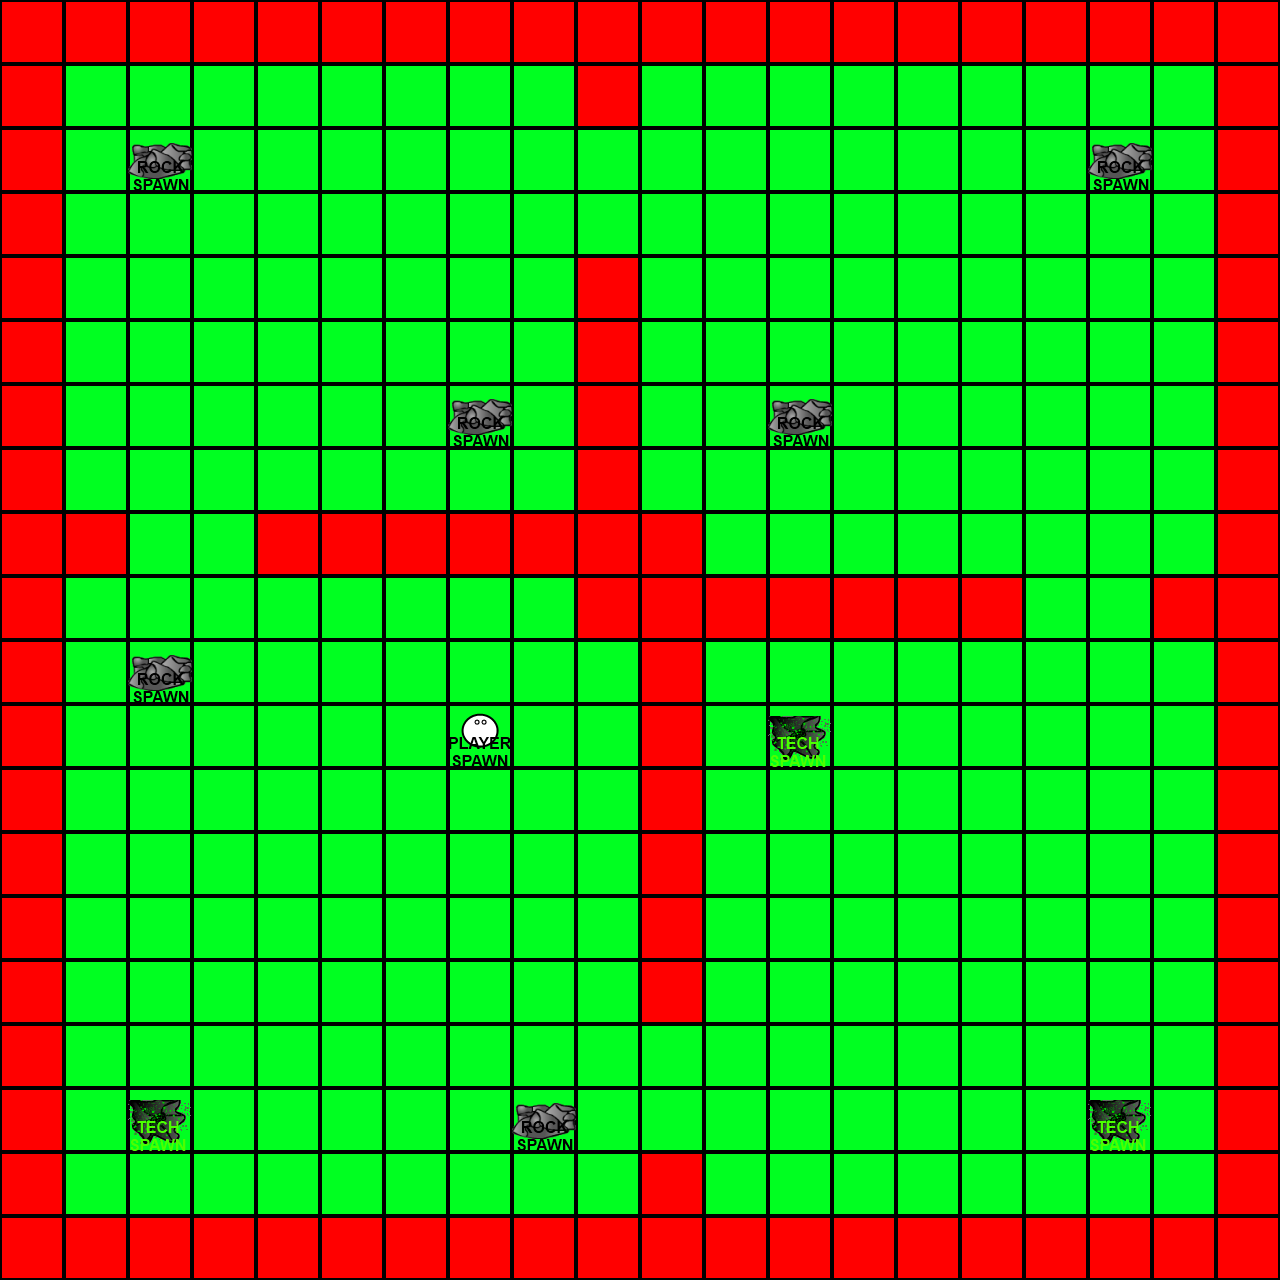

The image is a tile-based game level rendered from a .tmx file. Its description and source (layers, tilesets, objects; grid data summarised) follow:
An orthogonal 20x20 tile map with 64x64 px tiles, 2 tile layers (tiles, spawns).

<map version="1.0" orientation="orthogonal" width="20" height="20" tilewidth="64" tileheight="64">
 <tileset firstgid="1" name="tileset" tilewidth="64" tileheight="64">
  <image source="tileset.png" width="448" height="64" />
 </tileset>
 <layer name="tiles" width="20" height="20">
  <data>[400 cells, 400 non-empty, 2 distinct tile ids]</data>
 </layer>
 <layer name="spawns" width="20" height="20">
  <data>[400 cells, 10 non-empty, 3 distinct tile ids]</data>
 </layer>
</map>
